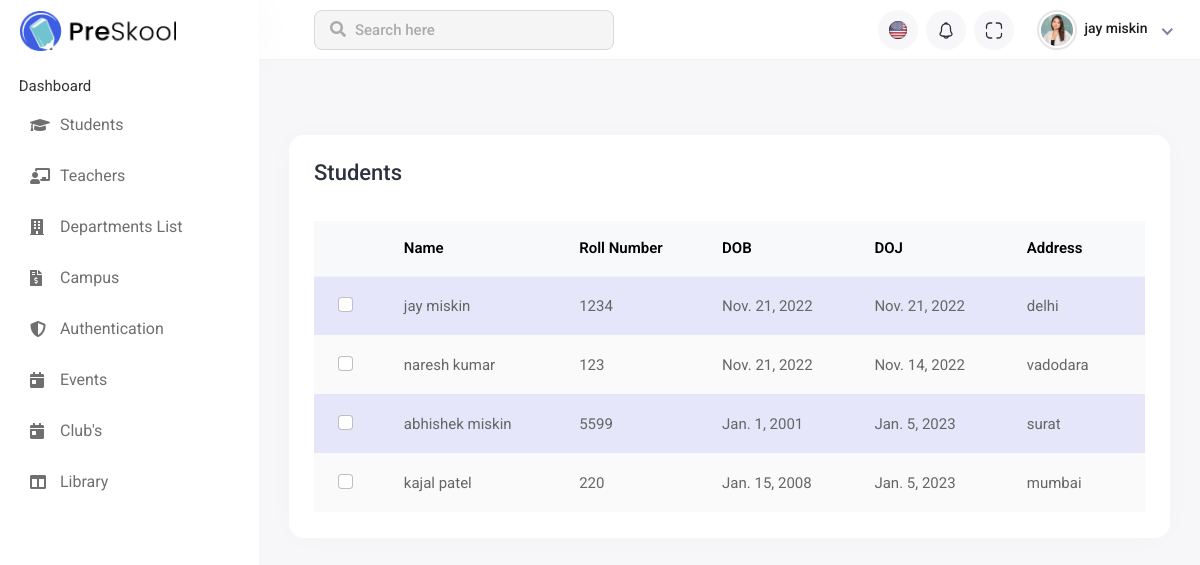
The app's page /student_page/ (signed in) with its own data.
### Institute_Management_App/models.py (models this page shows, shortened)
class Common(models.Model):
    Master=models.ForeignKey(Master, on_delete=models.CASCADE)
    Name=models.CharField(max_length=50)
    DateOfBirth=models.DateField(default='2022-11-21')
    DateOfJoining=models.DateField(default='2022-11-21')
    Address=models.CharField(max_length=100)
    class Meta:
        db_table="common"

class Student(models.Model):
    Common=models.ForeignKey(Common, on_delete=models.CASCADE)
    Roll_Number=models.CharField(max_length=20)
    class Meta:
        db_table="student"

### Institute_Management_App/views.py (the view)
# urls.py: path('student_page/',student_page,name='student_page'),
def student_page(request):
    if 'email' in request.session:
        student_page_data(request) #load student data
        return render(request,'student_page.html', data)
    return render(request,'student_page.html')

### Institute_Management_App/views.py (called while the page is built)
def student_page_data(request):
    print(request.POST)
    student = Student.objects.all()
    data['student'] = student

### Institute_Management_App/templates/student_page.html (shortened to what this page needs)
{% extends 'base.html' %}
{% load static %}
{% block main_content %}
<div class="main-wrapper">
    <div class="header">
        <div class="header-left">
            <a href="{% static 'index-2.html' %}" class="logo">
                <img src="{% static 'assets/img/logo.png' %}" alt="Logo">
            </a>
        </div>
        <div class="top-nav-search">
            <form>
                <input type="text" class="form-control" placeholder="Search here">
                <button class="btn" type="submit"><i class="fas fa-search"></i></button>
            </form>
        </div>
        <ul class="nav user-menu">
            <li class="nav-item dropdown noti-dropdown language-drop me-2">
                <a href="#" class="dropdown-toggle nav-link header-nav-list" data-bs-toggle="dropdown">
                    <img src="{% static 'assets/img/icons/header-icon-01.svg' %}" alt="">
                </a>
            </li>
            <li class="nav-item dropdown noti-dropdown me-2">
                <a href="#" class="dropdown-toggle nav-link header-nav-list" data-bs-toggle="dropdown">
                    <img src="{% static 'assets/img/icons/header-icon-05.svg' %}" alt="">
                </a>
            </li>
            <li class="nav-item zoom-screen me-2">
                <a href="#" class="nav-link header-nav-list win-maximize">
                    <img src="{% static 'assets/img/icons/header-icon-04.svg' %}" alt="">
                </a>
            </li>
            <li class="nav-item dropdown has-arrow new-user-menus">
                <a href="#" class="dropdown-toggle nav-link" data-bs-toggle="dropdown">
                    <span class="user-img">
                        <img class="rounded-circle" src="{% static 'assets/img/profiles/avatar-01.jpg' %}" width="31"
                            alt="Ryan Taylor">
                        <div class="user-text">
                            <h6>{{user_data.first_name}} {{user_data.last_name}}</h6>
                        </div>
                    </span>
                </a>
            </li>
        </ul>
    </div><br><br>
    <div class="sidebar" id="sidebar">
        <div class="sidebar-inner slimscroll">
            <div id="sidebar-menu" class="sidebar-menu">
                <ul>
                    <li class="submenu" >
                        <span> Dashboard </span>
                        </li>
                    <li class="submenu">
                        <a href="#"><i class="fas fa-graduation-cap"></i> <span> Students</span> </a>
                    </li>
                    <li class="submenu">
                        <a href="#"><i class="fas fa-chalkboard-teacher"></i> <span> Teachers</span> </a>
                    </li>
                    <li>
                        <a href="{% url 'department_page' %}"><i class="fas fa-building"></i> <span> Departments List</span></a>
                    </li>
                    <li>
                        <a href="{% url 'maintenance_page' %}"><i class="fas fa-file-invoice-dollar"></i> <span> Campus</span></a>
                    </li>
                    <li class="submenu">
                        <a href="#"><i class="fas fa-shield-alt"></i> <span>Authentication </span> </a>
                    </li>
                    <li>
                        <a href="{% url 'event_page' %}"><i class="fas fa-calendar-day"></i> <span>Events</span></a>
                    </li>
                    <li>
                        <a href="{% url 'club_page' %}"><i class="fas fa-calendar-day"></i> <span>Club's</span></a>
                    </li>
                    <li class="submenu">
                        <a href="#"><i class="fas fa-columns"></i> <span> Library </span> </a>
                    </li>
                </ul>
            </div>
        </div>
    </div>
    <div class="page-wrapper">
        <div class="content container-fluid">
            <div class="row">
                <div class="col-sm-12">
                    <div class="card card-table comman-shadow">
                        <div class="card-body">
                            <div class="page-header">
                                <div class="row align-items-center">
                                    <div class="col">
                                        <h3 class="page-title">Students</h3>
                                    </div>
                                </div>
                            </div>
                            <div class="table-responsive">
                                <table
                                    class="table border-0 star-student table-hover table-center mb-0 datatable table-striped">
                                    <thead class="student-thread">
                                        <tr>
                                            <th>
                                            </th>
                                            <th>Name</th>
                                            <th>Roll Number</th>
                                            <th>DOB</th>
                                            <th>DOJ</th>
                                            <th>Address</th>
                                        </tr>
                                    </thead>
                                    <tbody>
                                        {% for S_data in student %}
                                        <tr>
                                            <td>
                                                <div class="form-check check-tables">
                                                    <input class="form-check-input" type="checkbox" value="something">
                                                </div>
                                            </td>
                                            <td>{{S_data.Common.Name}}</td>
                                            <td>{{S_data.Roll_Number}}</td>
                                            <td>{{S_data.Common.DateOfBirth}}</td>
                                            <td>{{S_data.Common.DateOfJoining}}</td>
                                            <td>{{S_data.Common.Address}}</td>
                                        </tr>
                                        {% endfor %}
                                    </tbody>
                                </table>
                            </div>
                        </div>
                    </div>
                </div>
            </div>
        </div>
    </div>
</div>
{% endblock %}

### Institute_Management_App/templates/student_page.html (style rules this page uses)
.page-wrapper { min-height: 406px !important; }
.star-student.table-striped tbody tr:nth-of-type(odd) { background-color: lavender; }

### records on screen
Common: first_name "jay", last_name "miskin"
Student: Common.Name "jay miskin", Roll_Number "1234", Common.DateOfBirth "Nov. 21, 2022", Common.DateOfJoining "Nov. 21, 2022", Common.Address "delhi"
Student: Common.Name "naresh kumar", Roll_Number "123", Common.DateOfBirth "Nov. 21, 2022", Common.DateOfJoining "Nov. 14, 2022", Common.Address "vadodara"
Student: Common.Name "abhishek miskin", Roll_Number "5599", Common.DateOfBirth "Jan. 1, 2001", Common.DateOfJoining "Jan. 5, 2023", Common.Address "surat"
Student: Common.Name "kajal patel", Roll_Number "220", Common.DateOfBirth "Jan. 15, 2008", Common.DateOfJoining "Jan. 5, 2023", Common.Address "mumbai"
